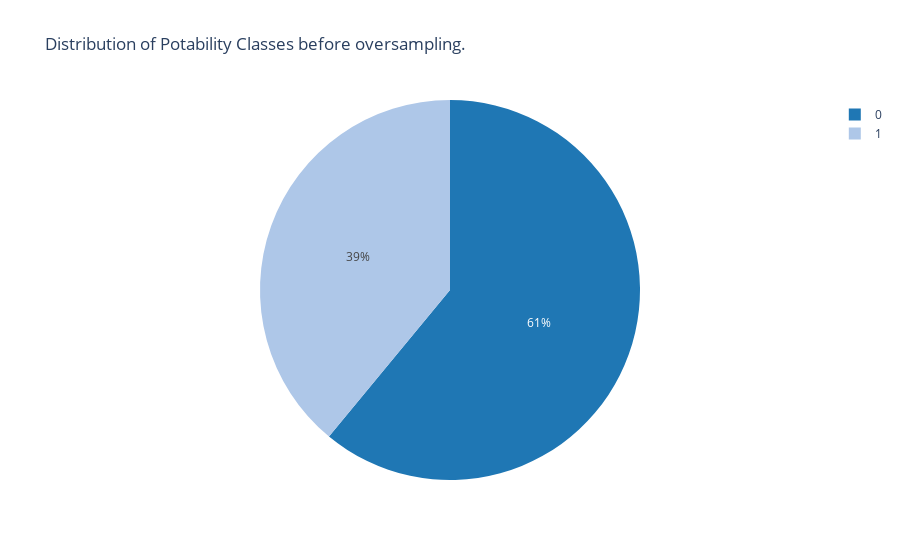

Notebook cell for this chart:
### Code cell
fig_before = px.pie(names=potability_counts.index,
values=potability_counts.values,
title='Distribution of Potability Classes before oversampling.',
labels={'names': 'Potability'})
#update pie chart colors to blue
fig_before.update_traces(marker=dict(colors=['#1f77b4', '#aec7e8']))
fig_before.show()

### Figure 1 — Plotly figure (JSON) as saved in the notebook; plotly's stock layout.template omitted (floating-point values rounded to 4 significant figures)
{"data": [{"domain": {"x": [0, 1], "y": [0, 1]}, "hovertemplate": "Potability=%{label}<br>value=%{value}<extra></extra>", "labels": [0, 1], "legendgroup": "", "marker": {"colors": ["#1f77b4", "#aec7e8"]}, "name": "", "showlegend": true, "type": "pie", "values": [1998, 1278]}], "layout": {"legend": {"tracegroupgap": 0}, "title": {"text": "Distribution of Potability Classes before oversampling."}}}
